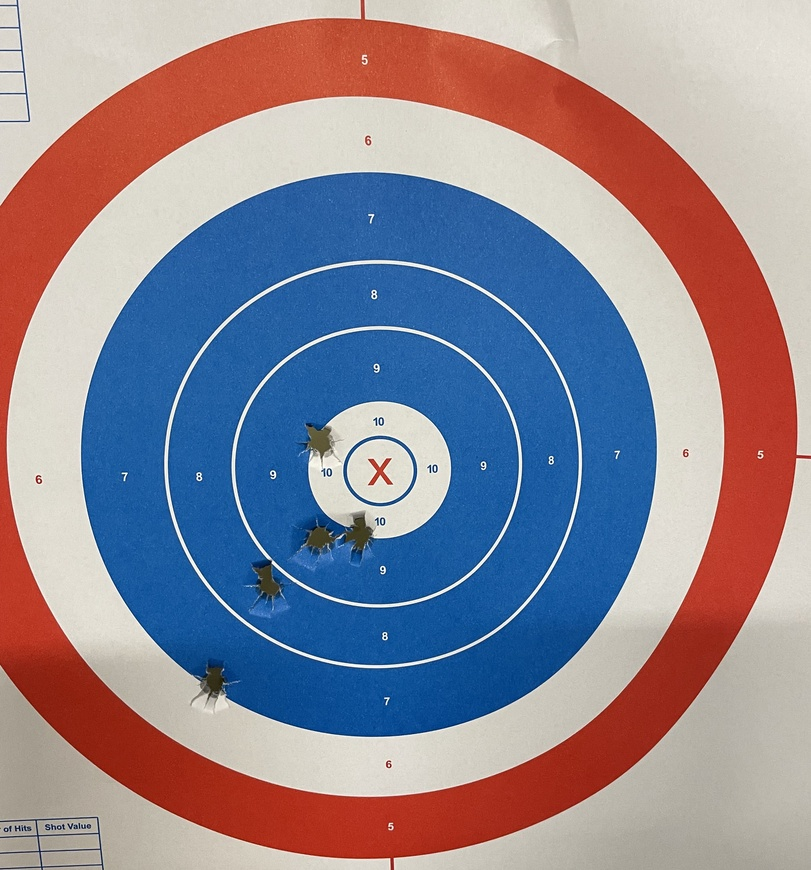
%> input picture utilities/IMG_1719.jpg, 811 x 870 px, shrunk from 2652 x 2844 before the run
$ octave HSV_party.m   (GNU Octave 9; MATLAB toolbox functions it lacks are replaced by stand-ins)
%> lines starting %> are read from the running program, lines starting %| are printed output that depends on the picture; in (x1, y1, x2, y2) boxes, pixels count from 0 and x2, y2 are one past the last pixel; in counts of white or black regions, pixels touching at a corner belong together; the program's own positions count from 1
### find_center.m
function center = find_center(rgbImage)
t = imread('files/x_template.jpg');
smallSubImage = imbinarize(rgb2gray(t));

% now get the template
channelToCorrelate = 1;  % Use the red channel.
correlationOutput = normxcorr2(smallSubImage(:,:,1), rgbImage(:,:, channelToCorrelate));

% Find out where the normalized cross correlation image is brightest.
[~, maxIndex] = max(abs(correlationOutput(:)));
[yPeak, xPeak] = ind2sub(size(correlationOutput),maxIndex(1));
% Because cross correlation increases the size of the image,
% we need to shift back to find out where it would be in the original image.
corr_offset = [(xPeak-size(smallSubImage,2)/2) (yPeak-size(smallSubImage,1)/2)];

center = corr_offset;

end

### utilities/colorDetectHSV.m
function I = colorDetectHSV(RGB, hsvVal, tol)
%
% function colorDetectHSV(fileName, hsvVal, tol)
%
% This function is used for detecting a specified hsv value in images.
%
% ARGUMENTS:
% fileName: the name of the jpg file to be loaded
% hsvVal: 3x1 array containing the HSV values to be detected
% tol: 1x1 or 2x1 or 3x1 array containing the tolerance (i.e. the maximum
% distance - in each hsv coefficient - of each pixel from hsvVal).
%
% Example:
% colorDetectHSV('train/face07.jpg', median(HSV), [0.05 0.05 0.1]);
%
% %%%%%%%%%%%%%%%%%%%%%%%%%%%%%%%%%%%%%%%%%
% Theodoros Giannakopoulos - January 2008
% www.di.uoa.gr/~tyiannak
% %%%%%%%%%%%%%%%%%%%%%%%%%%%%%%%%%%%%%%%%%
HSV = rgb2hsv(RGB);
% find the difference between required and real H value:
diffH = abs(HSV(:,:,1) - hsvVal(1));
[M,N,t] = size(RGB);
I1 = zeros(M,N); I2 = zeros(M,N); I3 = zeros(M,N);
T1 = tol(1);
I1( find(diffH < T1) ) = 1;
if (length(tol)>1)
    % find the difference between required and real S value:
    diffS = abs(HSV(:,:,2) - hsvVal(2));
    T2 = tol(2);
    I2( find(diffS < T2) ) = 1;
    if (length(tol)>2)
        % find the difference between required and real V value:
        difV = HSV(:,:,3) - hsvVal(3);
        T3 = tol(3);
        I3( find(diffS < T3) ) = 1;
        I = I1.*I2.*I3;
    else
        I = I1.*I2;
    end
else
    I = I1;
end
% subplot(1,2,1),imshow(RGB); title('Original Image');
% subplot(1,2,2),imshow(I,[]); title('Detected Areas');

end

### utilities/HSV_party.m
close all;
% samples (from photoshop)
hsvVal = [[52.00,46.00,31.00];
[52,47,24];
[54.25,40.75,33.25]];
% make this work
hsvVal(:,1) = hsvVal(:,1)/360;
hsvVal(:,2) = hsvVal(:,2)/100;
hsvVal(:,3) = hsvVal(:,3)/100;

% empirical tolerances

tol = [0.15 0.15 0.15];

filename = 'IMG_1719.jpg';
I_rgb = imread(filename);
%> I_rgb is the input picture: size 870x811x3 uint8; mean R, G, B 143.1, 135.1, 148
% find the center by template match
center = find_center(I_rgb);
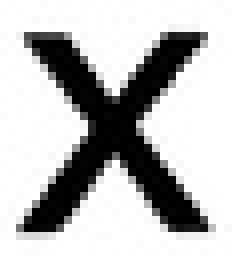
%> input picture files/x_template.jpg, 29 x 33 px, shrunk from 94 x 108 before the run (shown 8 times larger)
%> in find_center, t is the input picture: size 33x29x3 uint8; min 0, max 255, mean 187.9
%> in find_center, `smallSubImage = imbinarize(rgb2gray(t));`: smallSubImage: size 33x29 logical; 73.1% white; 1 black region, box (x1, y1, x2, y2) and area: (2, 4, 26, 29) 257
%> in find_center, `correlationOutput = normxcorr2(smallSubImage(:,:,1), rgbImage(:,:, cha..`:
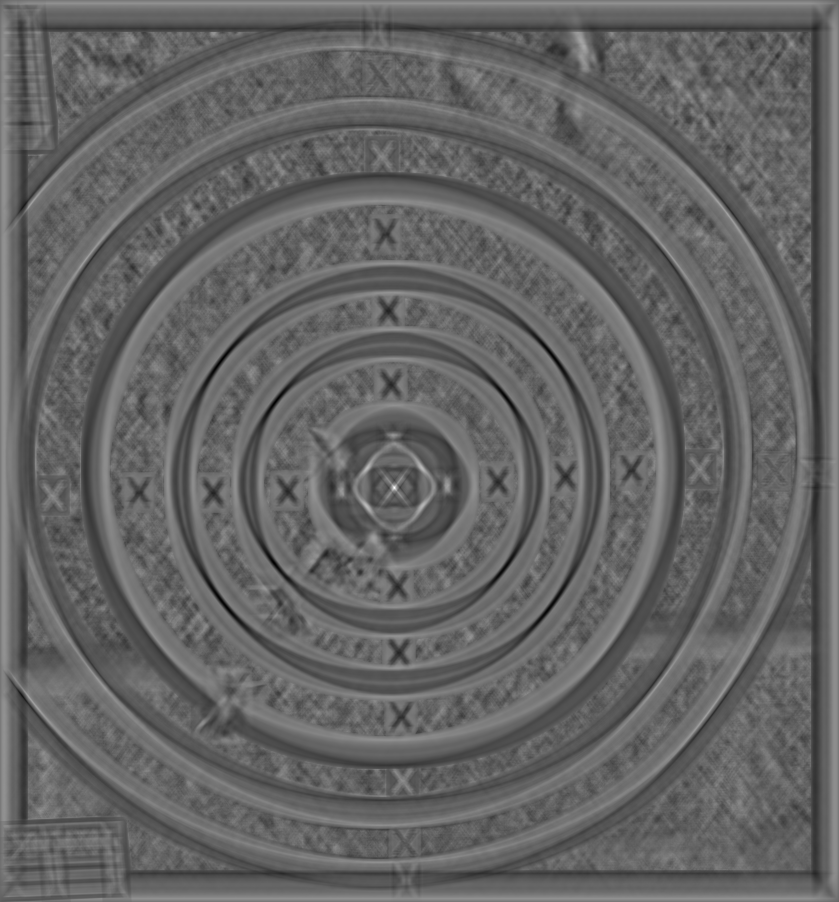
%> correlationOutput: size 902x839 double; min -0.505, max 0.78, mean 0.00338; drawn with min black and max white
%> in find_center, `[~, maxIndex] = max(abs(correlationOutput(:)));`: maxIndex = 355876
%> in find_center, `[yPeak, xPeak] = ind2sub(size(correlationOutput),maxIndex(1));`: yPeak = 488; xPeak = 395
%> in find_center, `corr_offset = [(xPeak-size(smallSubImage,2)/2) (yPeak-size(smallSubIma..`: corr_offset = [380.5 471.5]
%> center = [380.5 471.5]
% now find the regions
I = colorDetectHSV(I_rgb,median(hsvVal),tol);
%> in colorDetectHSV, `HSV = rgb2hsv(RGB);`: HSV: size 870x811x3 double; mean H, S, V 0.262, 0.47, 0.725
%> in colorDetectHSV, `diffH = abs(HSV(:,:,1) - hsvVal(1));`:
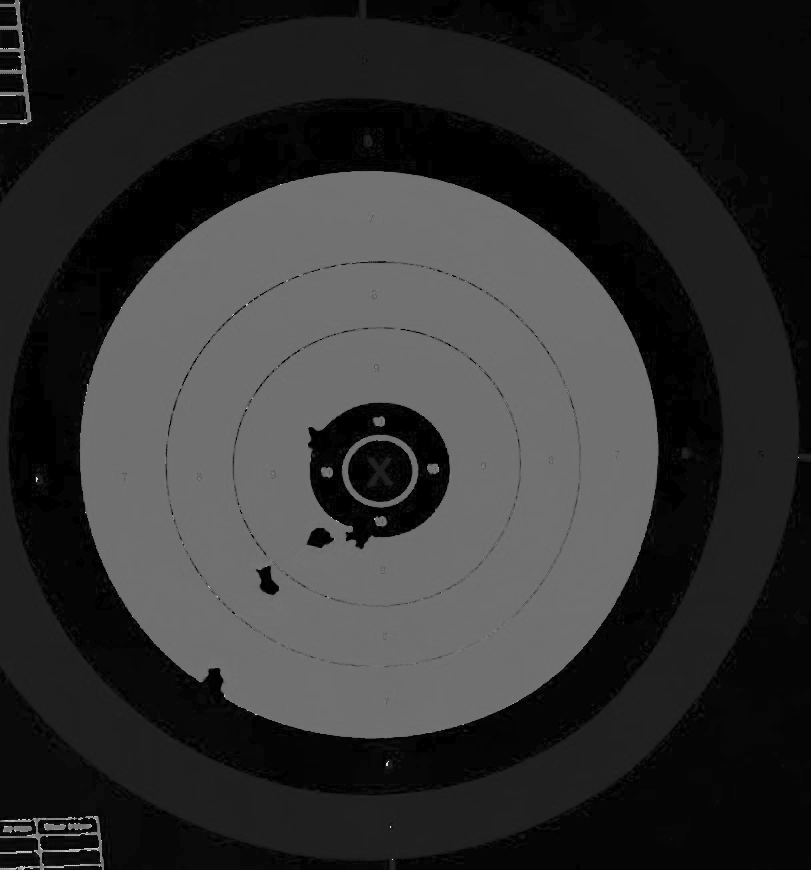
%> diffH: size 870x811 double; min 0, max 0.854, mean 0.192
%> in colorDetectHSV, `I1( find(diffH < T1) ) = 1;`:
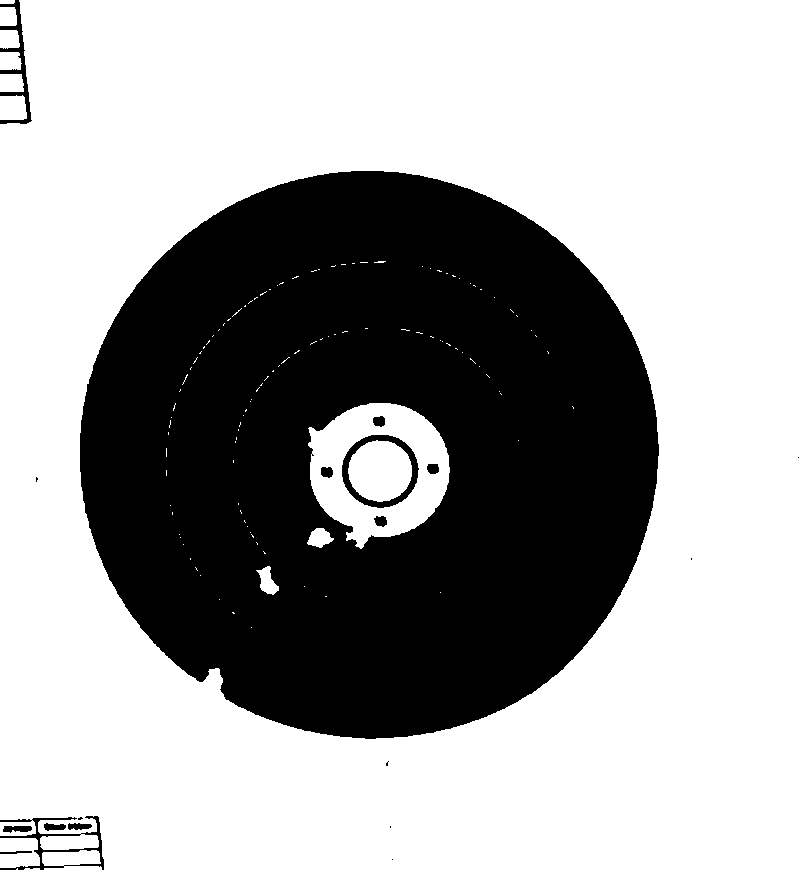
%> I1: size 870x811 double; values 0 (black) and 1 (white), 65.2% white; 19 black regions (7 under 20 px), largest, box (x1, y1, x2, y2) and area: (80, 171, 659, 739) 241372, (342, 435, 419, 508) 1325, (0, 816, 104, 870) 1040
%> in colorDetectHSV, `diffS = abs(HSV(:,:,2) - hsvVal(2));`:
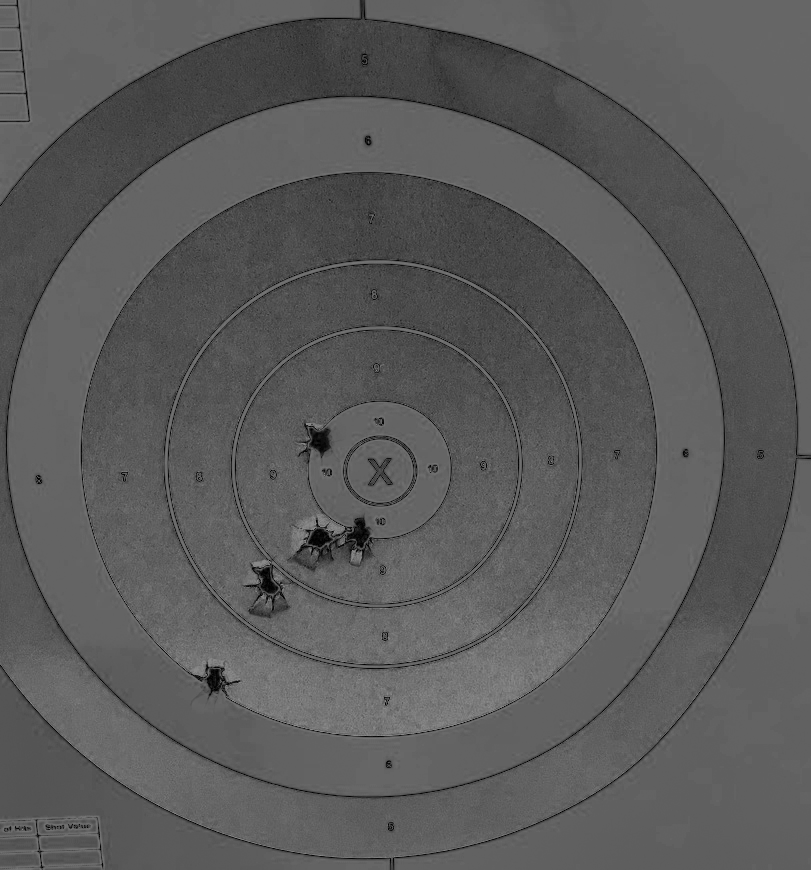
%> diffS: size 870x811 double; min 5.55e-17, max 0.54, mean 0.357
%> in colorDetectHSV, `I2( find(diffS < T2) ) = 1;`: I2: size 870x811 double; values 0 (black) and 1 (white), 1.2% white in thin lines or dots
%> in colorDetectHSV, `difV = HSV(:,:,3) - hsvVal(3);`:
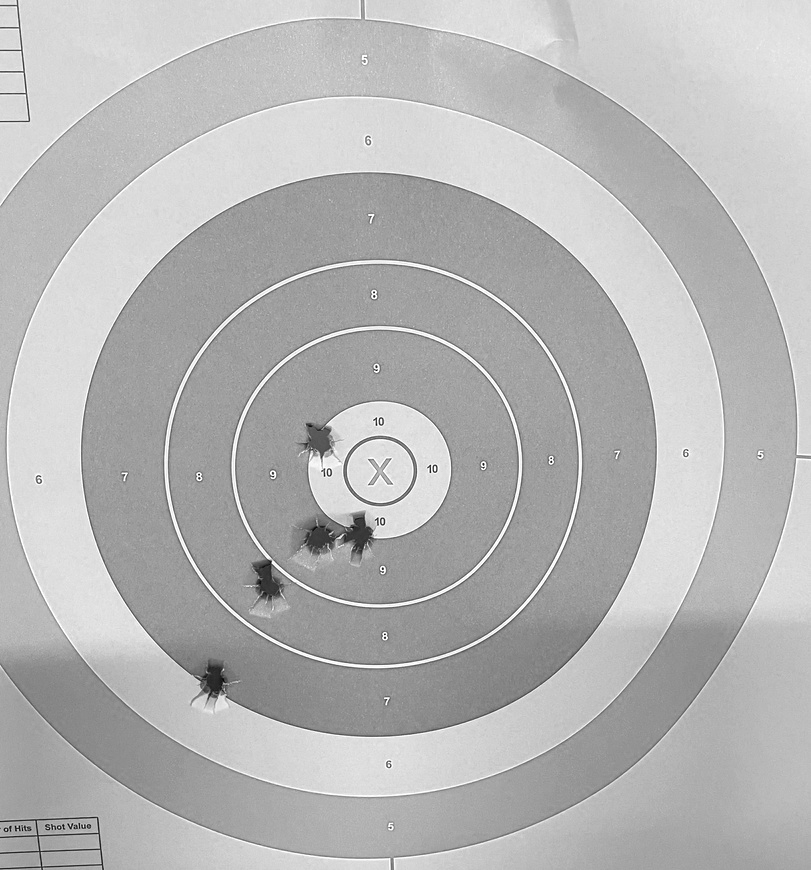
%> difV: size 870x811 double; min -0.271, max 0.69, mean 0.415; drawn with min black and max white
%> in colorDetectHSV, `I = I1.*I2.*I3;`:
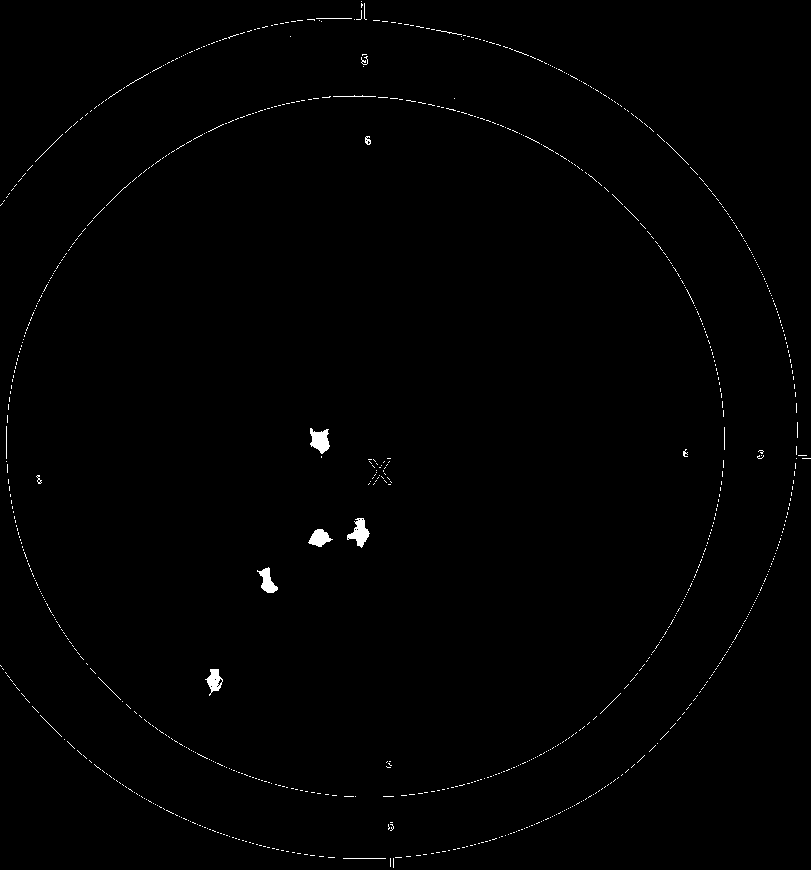
%> I: size 870x811 double; values 0 (black) and 1 (white), 0.64% white; 880 white regions (858 under 20 px), largest, box (x1, y1, x2, y2) and area: (347, 518, 370, 548) 342, (310, 428, 330, 454) 340, (257, 567, 278, 593) 267
% imshow(I,[]);
BW = imbinarize(I);
% [labeledImage, numberOfRegions] = bwlabel(BW);
CC = bwareafilt(BW,[1000 10000]);
%> CC: size 870x811 logical; every value is 0
S = regionprops('table',CC, 'Orientation', 'MajorAxisLength', ...
    'MinorAxisLength', 'Eccentricity', 'Centroid');
%> S = 0 regions
% centroids = cat(1,S.Centroid);
centers = S.Centroid;
%> centers = {}
%> (the run ends here)
